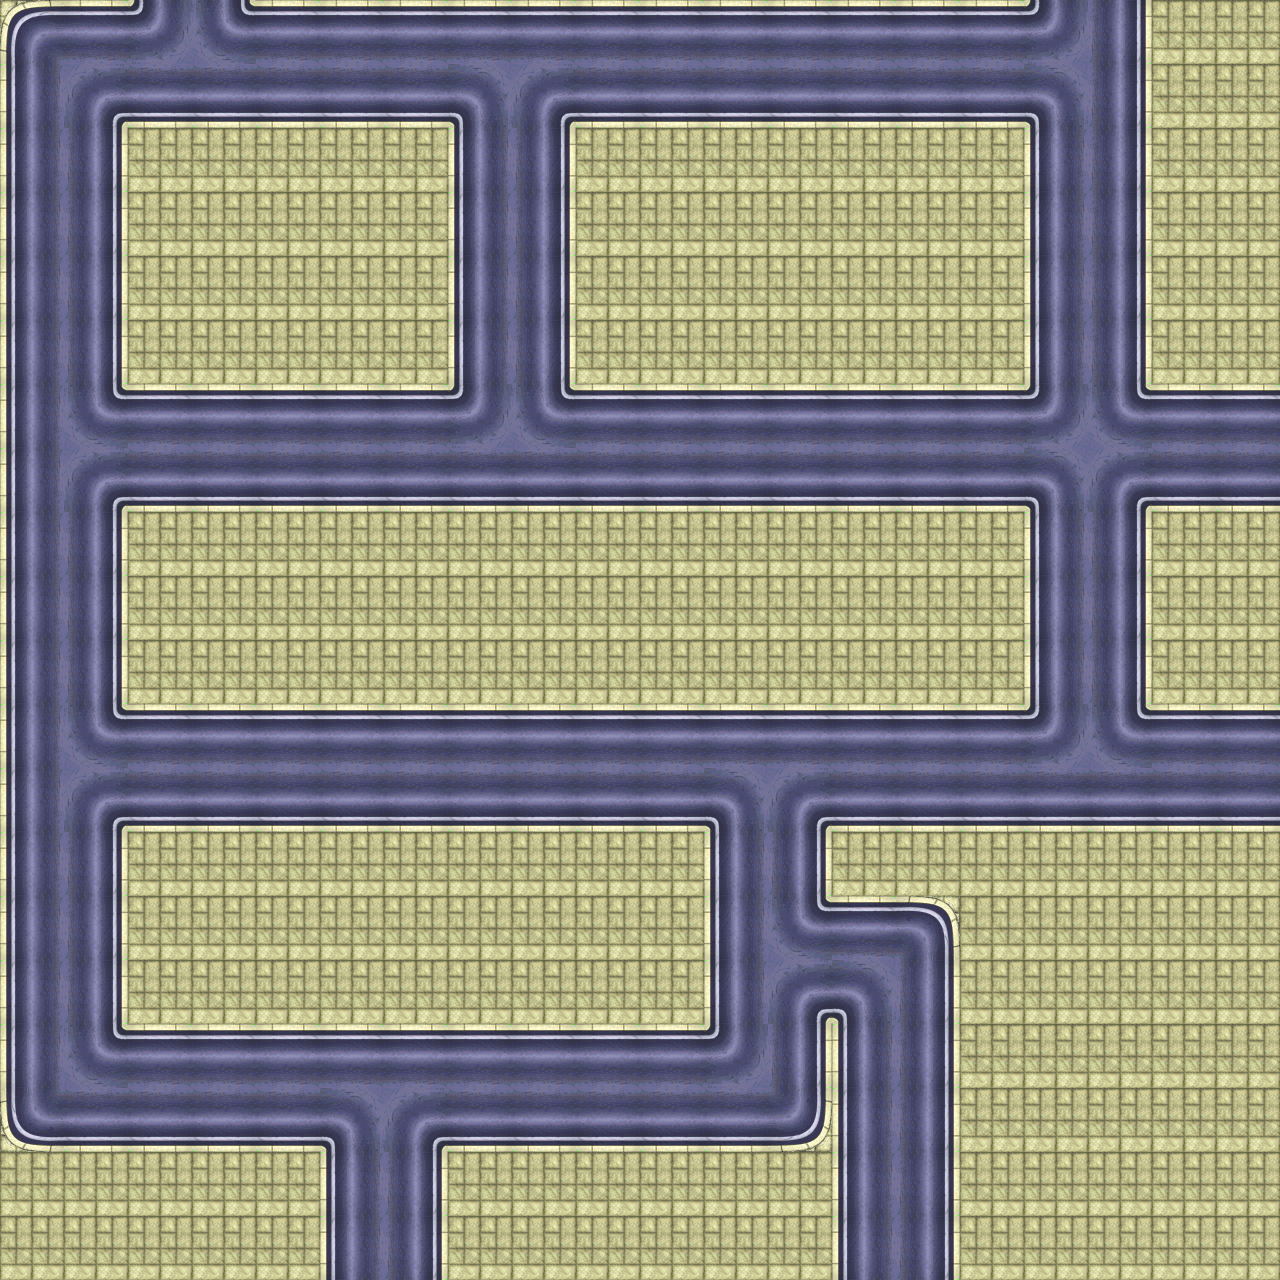

This game map was drawn from its Tiled (.tmx) file and the tilesets committed beside it. A one-line description and the trimmed map source follow:
An orthogonal 20x20 tile map with 64x64 px tiles, 1 tile layer (Tile Layer 1).

<map version="1.0" orientation="orthogonal" width="20" height="20" tilewidth="64" tileheight="64">
 <tileset firstgid="1" source="base_gta_tileset.tsx" />
 <layer name="Tile Layer 1" width="20" height="20">
  <data>[400 cells, 400 non-empty, 13 distinct tile ids]</data>
 </layer>
</map>